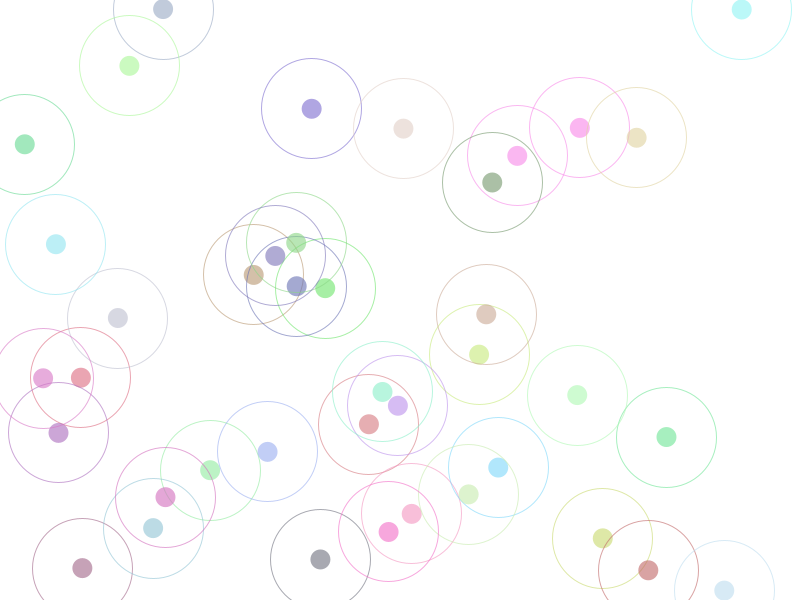
Frame 1 (no input)
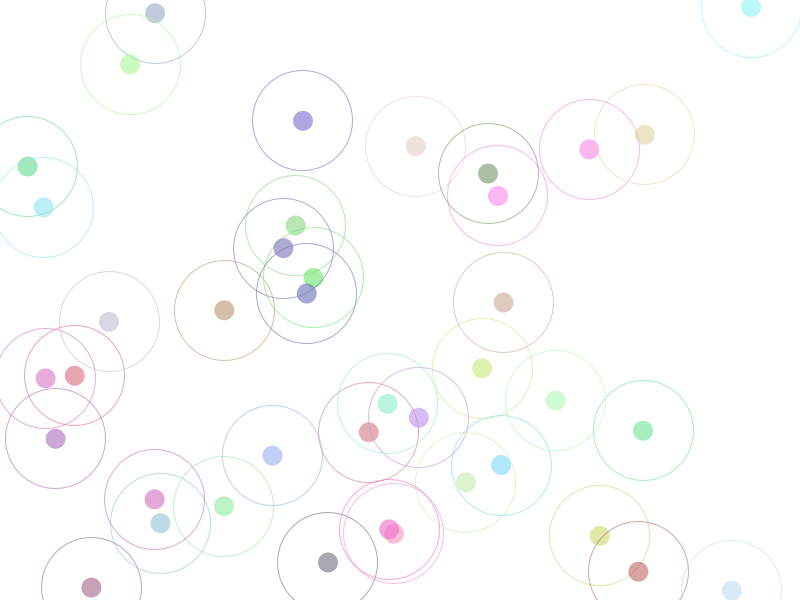
Frame 60 (the mouse pressed at the canvas centre just before this capture)
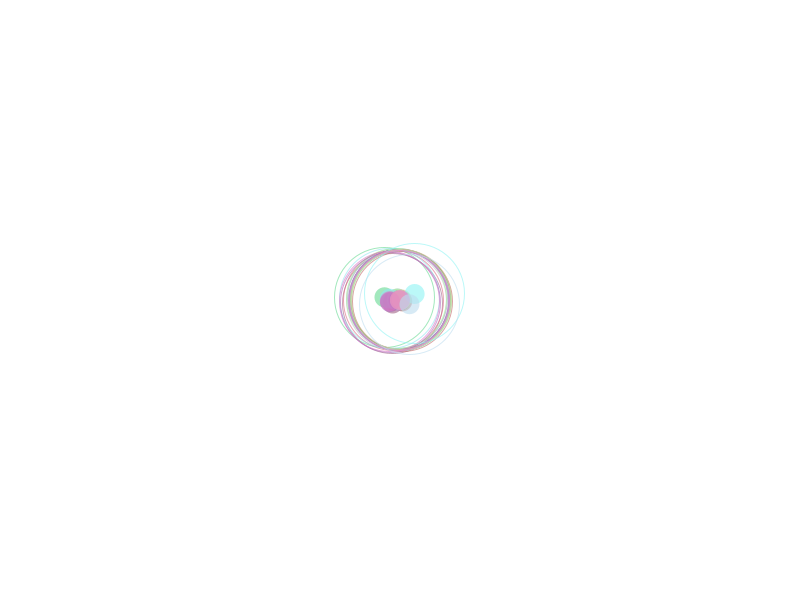
Frame 120 (the mouse held since frame 60 and released just before this capture)

The Processing sketch that drew these frames (run headless with seeded random() and noise(); from frame 60 on, the mouse is pressed at the canvas centre):

// Processing sketch: processing_106385
// ── processing_106385.pde

Particle[] p = new Particle[40];

void setup() {
  size(800, 600);
  for (int i=0;i<p.length;i++) {
    p[i] = new Particle(random(width), random(height));
  }
}

void draw() {
  background(255);
  for (int i=0;i<p.length;i++) {
    p[i].advance();
  }
}

class Particle {
  float x= 0;
  float y= 0;

  float xChange=0;
  float yChange=0;
  color c;

  public Particle(float x, float y) {
    this.x=x;
    this.y=y;
    c = color(random(100,255),random(100,255),random(100,255),155);
  }
  public void advance() {
    fill(c);
    noStroke();
    ellipse(x, y, 20, 20);  

    stroke(c);
    noFill();
    ellipse(x,y,100,100);
    
    
    if (dist(mouseX, mouseY, x, y) < 50) {
      float xDist = mouseX-x;
      float yDist = mouseY-y;
      float maxA = 20;
      xChange = map(xDist, -100, 100, -maxA, maxA);
      yChange = map(yDist, -100, 100, -maxA, maxA);
      x+=xChange;
      y+=yChange;
    }
    else if (mousePressed) {

      float xDist = mouseX-x;
      float yDist = mouseY-y;
      float maxA = 30;
      xChange = map(xDist, -width, width, -maxA, maxA);
      yChange = map(yDist, -height, height, -maxA, maxA);
      x+=xChange;
      y+=yChange;
    }
    else {
      x+=random(-3, 3);
      y+=random(-3, 3);
    }

    if (x > width) {
      x=0;
    }
  }
}
